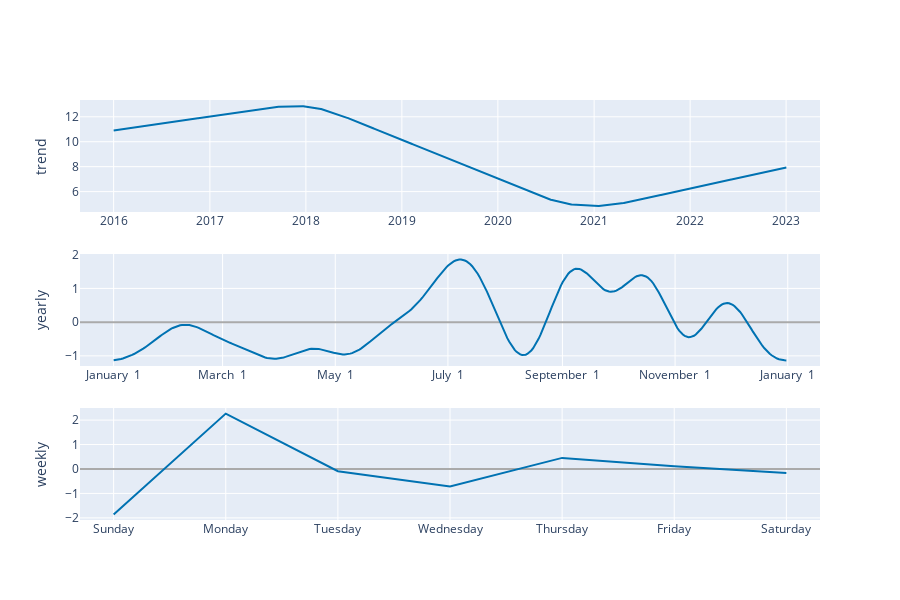

Notebook source saved alongside this figure:
### Code cell
plot_components_plotly(m, forecast)

### Figure 1 — Plotly figure (JSON) as saved in the notebook; plotly's stock layout.template omitted (floating-point values rounded to 4 significant figures; data arrays with more than 128 entries replaced by an {"elided": "..."} marker saying what was removed)
{"data": [{"line": {"color": "#0072B2", "width": 2}, "mode": "lines", "name": "trend", "type": "scatter", "x": {"elided": "2449 str values"}, "xaxis": "x", "y": {"elided": "2449 float values"}, "yaxis": "y"}, {"line": {"color": "#0072B2", "width": 2}, "mode": "lines", "name": "yearly", "type": "scatter", "x": {"elided": "365 str values"}, "xaxis": "x2", "y": {"elided": "365 float values"}, "yaxis": "y2"}, {"line": {"color": "#0072B2", "width": 2}, "mode": "lines", "name": "weekly", "type": "scatter", "x": ["2017-01-01T00:00:00", "2017-01-02T00:00:00", "2017-01-03T00:00:00", "2017-01-04T00:00:00", "2017-01-05T00:00:00", "2017-01-06T00:00:00", "2017-01-07T00:00:00"], "xaxis": "x3", "y": [-1.857, 2.265, -0.09024, -0.715, 0.4536, 0.1069, -0.1627], "yaxis": "y3"}], "layout": {"height": 600, "showlegend": false, "width": 900, "xaxis": {"anchor": "y", "domain": [0, 1], "range": ["2015-08-26T02:24:00", "2023-05-09T21:36:00"], "type": "date"}, "xaxis2": {"anchor": "y2", "domain": [0, 1], "range": ["2016-12-13T18:54:02.958904", "2018-01-18T11:04:57.863013"], "tickformat": "%B %e", "type": "date"}, "xaxis3": {"anchor": "y3", "domain": [0, 1], "range": ["2016-12-31T16:48:00", "2017-01-07T07:12:00"], "tickformat": "%A", "type": "date"}, "yaxis": {"anchor": "x", "domain": [0.7333, 1], "rangemode": "normal", "title": {"text": "trend"}, "zerolinecolor": "#AAA"}, "yaxis2": {"anchor": "x2", "domain": [0.3667, 0.6333], "title": {"text": "yearly"}, "zerolinecolor": "#AAA"}, "yaxis3": {"anchor": "x3", "domain": [0, 0.2667], "title": {"text": "weekly"}, "zerolinecolor": "#AAA"}}}
